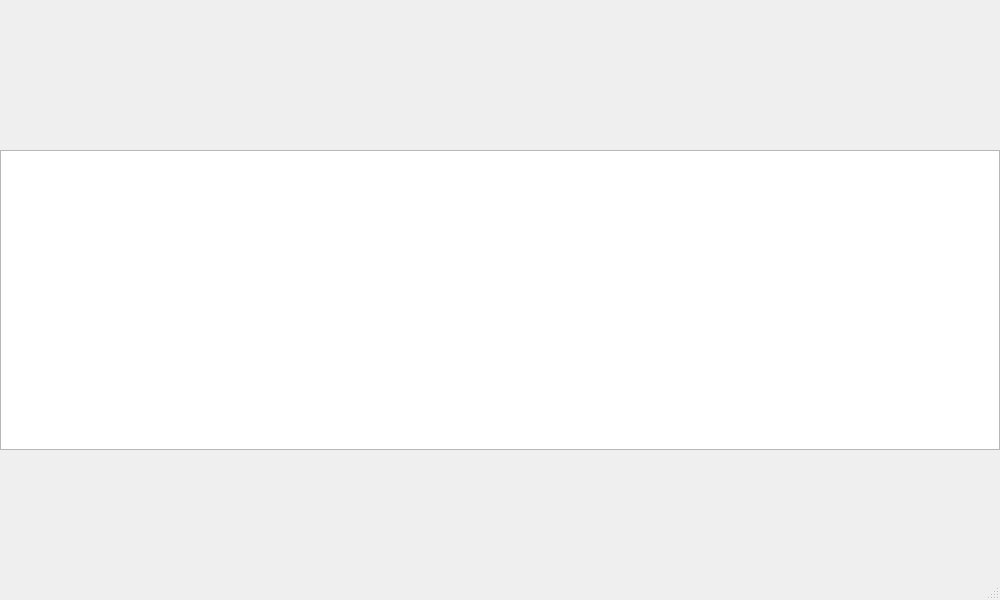
<?xml version="1.0" encoding="UTF-8"?>
<ui version="4.0">
 <class>afficheretatcasier</class>
 <widget class="QMainWindow" name="afficheretatcasier">
  <property name="geometry">
   <rect>
    <x>0</x>
    <y>0</y>
    <width>1000</width>
    <height>600</height>
   </rect>
  </property>
  <property name="windowTitle">
   <string>MainWindow</string>
  </property>
  <widget class="QWidget" name="centralwidget">
   <widget class="QTableWidget" name="tableWidget">
    <property name="geometry">
     <rect>
      <x>0</x>
      <y>150</y>
      <width>1000</width>
      <height>300</height>
     </rect>
    </property>
   </widget>
  </widget>
  <widget class="QMenuBar" name="menubar">
   <property name="geometry">
    <rect>
     <x>0</x>
     <y>0</y>
     <width>1000</width>
     <height>22</height>
    </rect>
   </property>
  </widget>
  <widget class="QStatusBar" name="statusbar"/>
 </widget>
 <resources/>
 <connections/>
</ui>
